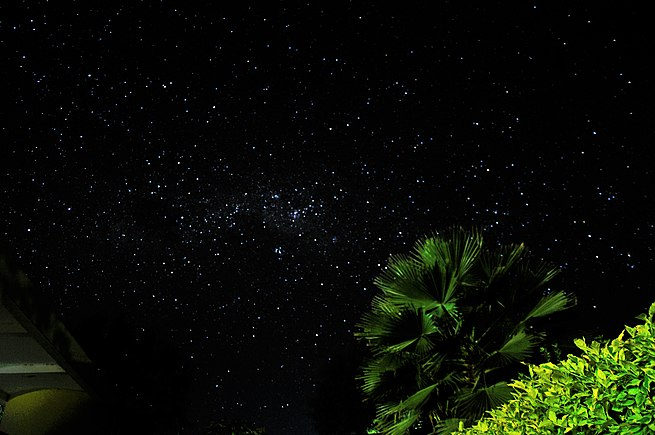
#> input picture night_sample_03.jpeg, 655 x 435 px, given in place of night_sample.png, which was not available
$ python galexyeye.py
#> lines starting #> are read from the running program, lines starting #| are printed output that depends on the picture; long printed decimals are rounded; pictures that were not available may be replaced by others from this repository, and a replacement may not be noted
# -*- coding: utf-8 -*-
"""GalexyEye.ipynb

Automatically generated by Colaboratory.

Original file is located at
    https://colab.research.google.com/drive/197CTSLQsreXHfGbkWV8ms44Fqnrj-nCW

- We know in black and white images (night images, true for most cases), the difference between pixels' RGB values is near to zero.
- Therefore, calculate the differences between channels for all pixels (R-G, G-B, B-R).
- Afterwards, consider the square of the differences avoiding negative values.
-  And then we find the mean values for all differences.
- If this mean value is near to zero then the image is taken at night, otherwise it is taken in day light.
"""

import PIL

img = PIL.Image.open('night_sample.png')
#> img is the input picture: PIL image 655x435 RGB; mean R, G, B 10.6, 14.1, 6.6

img

from numpy import *
from matplotlib.pyplot import *

im = imread('night_sample_03.jpeg')

# im_norm =  (im.max()/255.0)
# im  = im.astype('float32')

# im /= 255.0

# calculate the differences between channels
r_g = subtract(im[:,:,0], im[:,:, 1])
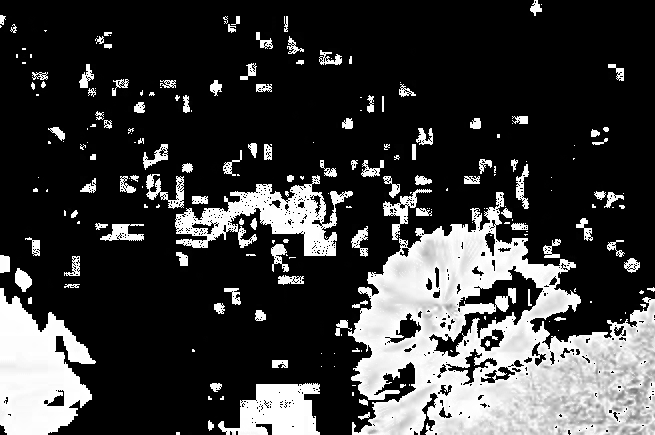
#> r_g: shape (435, 655); min 0, max 255, mean 60
g_b = subtract(im[:,:,1], im[:,:, 2])
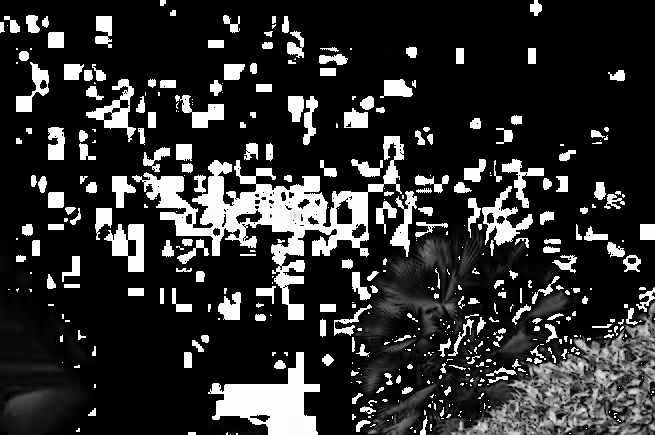
#> g_b: shape (435, 655); min 0, max 255, mean 47.4
b_r = subtract(im[:,:,2], im[:,:, 0])
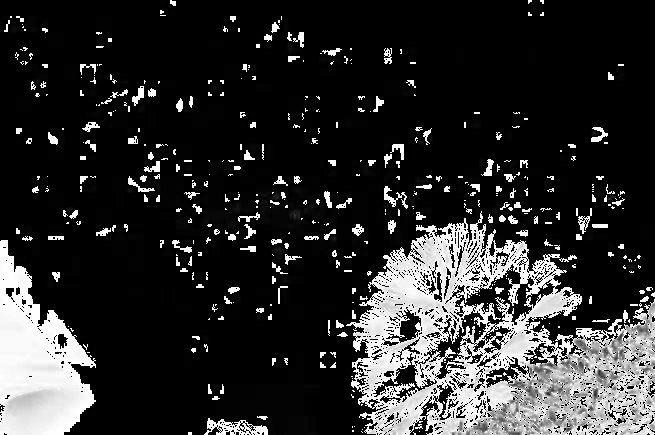
#> b_r: shape (435, 655); min 0, max 255, mean 45.9

# square of the differences to avoid negative values
# find the mean values for all differences
r_g = mean(square(r_g))
#> r_g = 13.08
g_b = mean(square(g_b))
#> g_b = 17.91
b_r = mean(square(b_r))
#> b_r = 15.37

print( r_g, g_b, b_r)
#| 13.078 17.913 15.366
sum_rgb = r_g + g_b + b_r
#> sum_rgb = 46.36

if sum_rgb < 100:  # set the threshold manually
  print('Night')
else:
  print('Day')

imshow(im)

im.shape

r = im[:, :, 0]
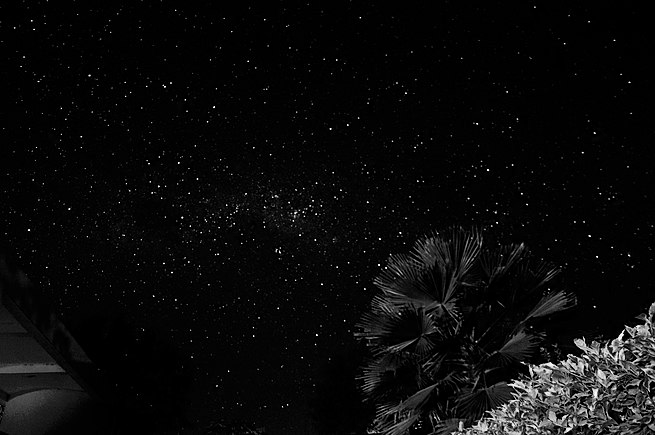
#> r: shape (435, 655); min 0, max 255, mean 10.6

imshow(r, cmap=cm.gray)

imshow(im[:,:,2], cmap=cm.gray)
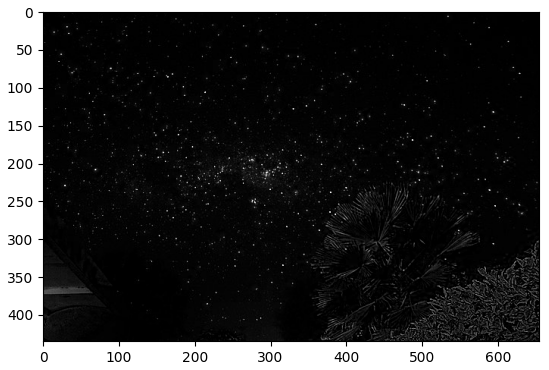
#> figure drawn by matplotlib, 1 panel
